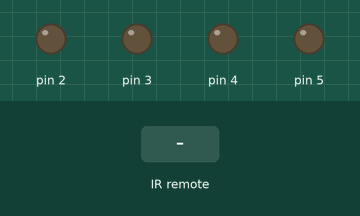
This sketch was run on a simulated Arduino Uno, built with avr-gcc and run on an emulated ATmega328P. Shown: output pins drawn as LEDs (lit = HIGH). The inputs (shaded band) are chosen by the test bench.

Above: at 1.2 s.
1.3 s: infrared code 0x20DF02FD received
At 1.37 s:
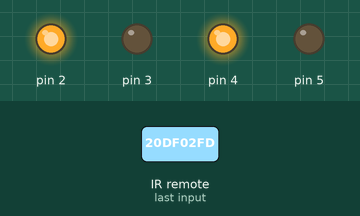
2.9 s: infrared code 0x20DFE01F received
At 2.97 s:
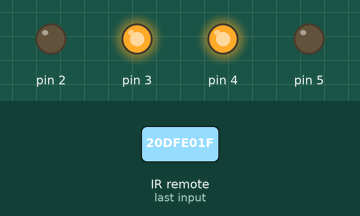
4.5 s: infrared code 0x20DF609F received
At 4.57 s:
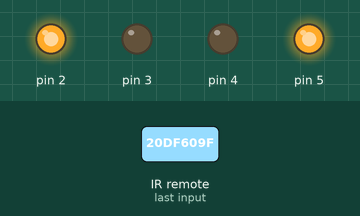
6.1 s: infrared code 0x20DF827D received
At 6.17 s:
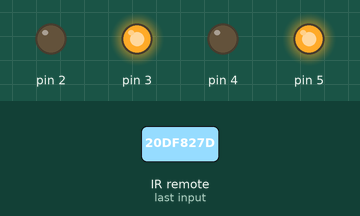
Timing chart, 0 to 8.7 s (numbered marks = the images above; inputs shaded):
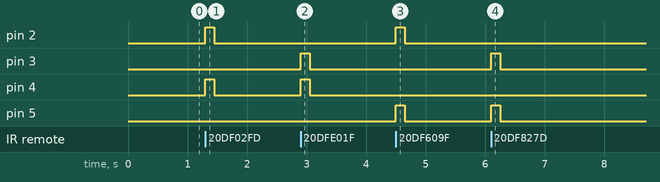

Measured:
- after the input at 1.3 s, pin 2, pin 4: LOW → HIGH at once, → LOW 0.15 s later
- after the input at 2.9 s, pin 3, pin 4: LOW → HIGH at once, → LOW 0.15 s later
- after the input at 4.5 s, pin 2, pin 5: LOW → HIGH at once, → LOW 0.15 s later
- after the input at 6.1 s, pin 3, pin 5: LOW → HIGH at once, → LOW 0.15 s later

The sketch:

IRcar.ino
```cpp
#include <IRremote.h>
#include "motors_of_base.h"

int RECV_PIN = 9;

IRrecv irrecv(RECV_PIN);

decode_results results;

unsigned long _time;

#define FORWARD 0x20DF02FD
#define LEFT 0x20DFE01F
#define RIGHT 0x20DF609F
#define STOP 0x20DF22DD
#define BACKWARD 0x20DF827D


void setup()
{
  setup_motor_system(2, 3, 4, 5);
  _stop();
  irrecv.enableIRIn();
  _time = millis();
}

void loop()
{
  if(irrecv.decode(&results))
  {
    _time = millis();
    switch (results.value){
      case FORWARD:
        forward();
        break;
      case BACKWARD:
        backward();
        break;
      case LEFT:
        left();
        break;
      case RIGHT:
        right();
        break;
      case STOP:
        _stop();
        break;
    }
    irrecv.resume();
  }
  if((millis() - _time) > 150) {_stop();}
}
```

motors_of_base.h
```cpp
int motor_L1, motor_L2;
int motor_R1, motor_R2;

void setup_motor_system(int L1, int L2, int R1, int R2)
{
  motor_L1 = L1;
  motor_L2 = L2;
  motor_R1 = R1;
  motor_R2 = R2;

  pinMode(motor_L1, OUTPUT);
  pinMode(motor_R1, OUTPUT);
  pinMode(motor_L2, OUTPUT);
  pinMode(motor_R2, OUTPUT);
}
  void forward()
  {
    digitalWrite(motor_L1, HIGH);
    digitalWrite(motor_L2, LOW);
    digitalWrite(motor_R1, HIGH);
    digitalWrite(motor_R2, LOW);
  }

  void left()
  {
    digitalWrite(motor_L1, LOW);
    digitalWrite(motor_L2, HIGH);
    digitalWrite(motor_R1, HIGH);
    digitalWrite(motor_R2, LOW);
  }

  void right()
  {
    digitalWrite(motor_L1, HIGH);
    digitalWrite(motor_L2, LOW);
    digitalWrite(motor_R1, LOW);
    digitalWrite(motor_R2, HIGH);
  }

  void backward()
  {
    digitalWrite(motor_L1, LOW);
    digitalWrite(motor_L2, HIGH);
    digitalWrite(motor_R1, LOW);
    digitalWrite(motor_R2, HIGH);
  }

  void _stop()
  {
    digitalWrite(motor_L1, LOW);
    digitalWrite(motor_L2, LOW);
    digitalWrite(motor_R1, LOW);
    digitalWrite(motor_R2, LOW);
  }
```
